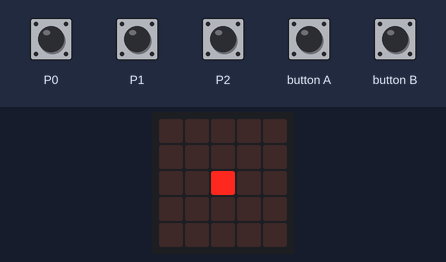
Recording of a program running on a simulated BBC micro:bit (MakeCode). Shown: the board's 5×5 LED display. Inputs (shaded band) come from the test bench. What the program prints to the serial console is not drawn.

Above: at 1.2 s.
1.3 s: touch pin P0 pressed for 0.15 s
At 2.1 s:
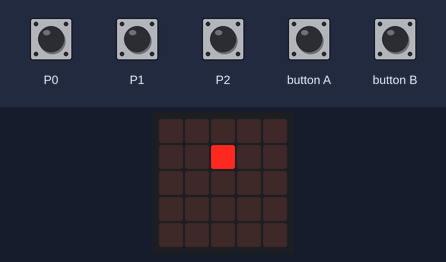
2.9 s: button A pressed for 0.15 s
At 3.3 s:
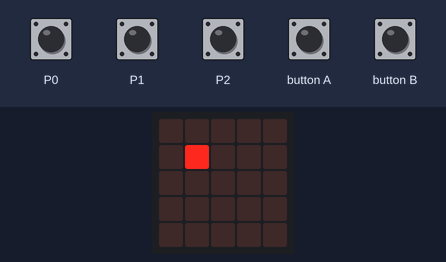
4.5 s: touch pin P1 pressed for 0.15 s
At 5.8 s:
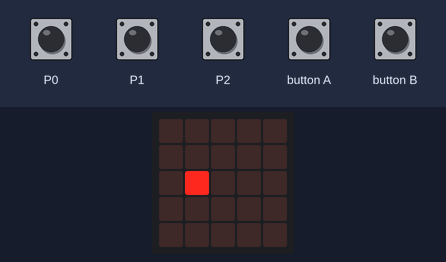
6.1 s: touch pin P1 pressed for 0.15 s
At 7.0 s:
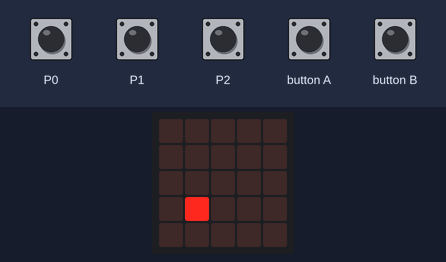
7.7 s: button B pressed for 0.15 s
At 8.2 s:
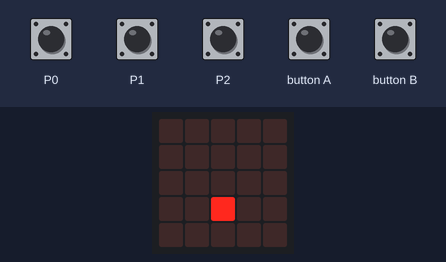
9.3 s: button B pressed for 0.15 s
At 10.6 s:
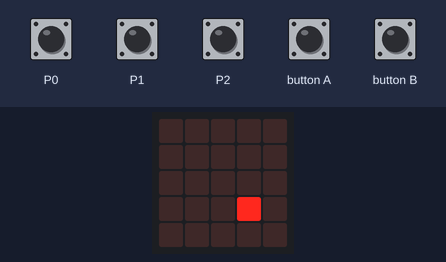
Timing chart, 0 to 11.9 s (numbered marks = the images above; inputs shaded):
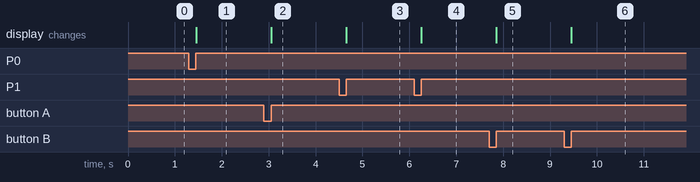

The program:

main.ts
```typescript
input.onPinPressed(TouchPin.P0, function () {
    postava.change(LedSpriteProperty.Y, -1)
})
input.onButtonPressed(Button.A, function () {
    postava.move(-1)
})
input.onPinPressed(TouchPin.P2, function () {
    zivoty += -1
    serial.writeLine("" + (zivoty))
})
input.onButtonPressed(Button.B, function () {
    postava.move(1)
})
input.onPinPressed(TouchPin.P1, function () {
    postava.change(LedSpriteProperty.Y, 1)
})
input.onGesture(Gesture.Shake, function () {
    zivoty += 1
    serial.writeLine("" + (zivoty))
})
let zivoty = 0
let postava: game.LedSprite = null
postava = game.createSprite(2, 2)
zivoty = 10
serial.writeLine("" + (zivoty))
```

test.ts
```typescript
// Tady jsou testy. Při použití tohoto balíčku jako rozšíření nebude zkompilováno.
```

Measured:
- after the input at 1.3 s, the display: changes after 0.15 s (image 1)
- after the input at 2.9 s, the display: changes after 0.15 s (image 2)
- after the input at 4.5 s, the display: changes after 0.15 s (image 3)
- after the input at 6.1 s, the display: changes after 0.15 s (image 4)
- after the input at 7.7 s, the display: changes after 0.15 s (image 5)
- after the input at 9.3 s, the display: changes after 0.15 s (image 6)
